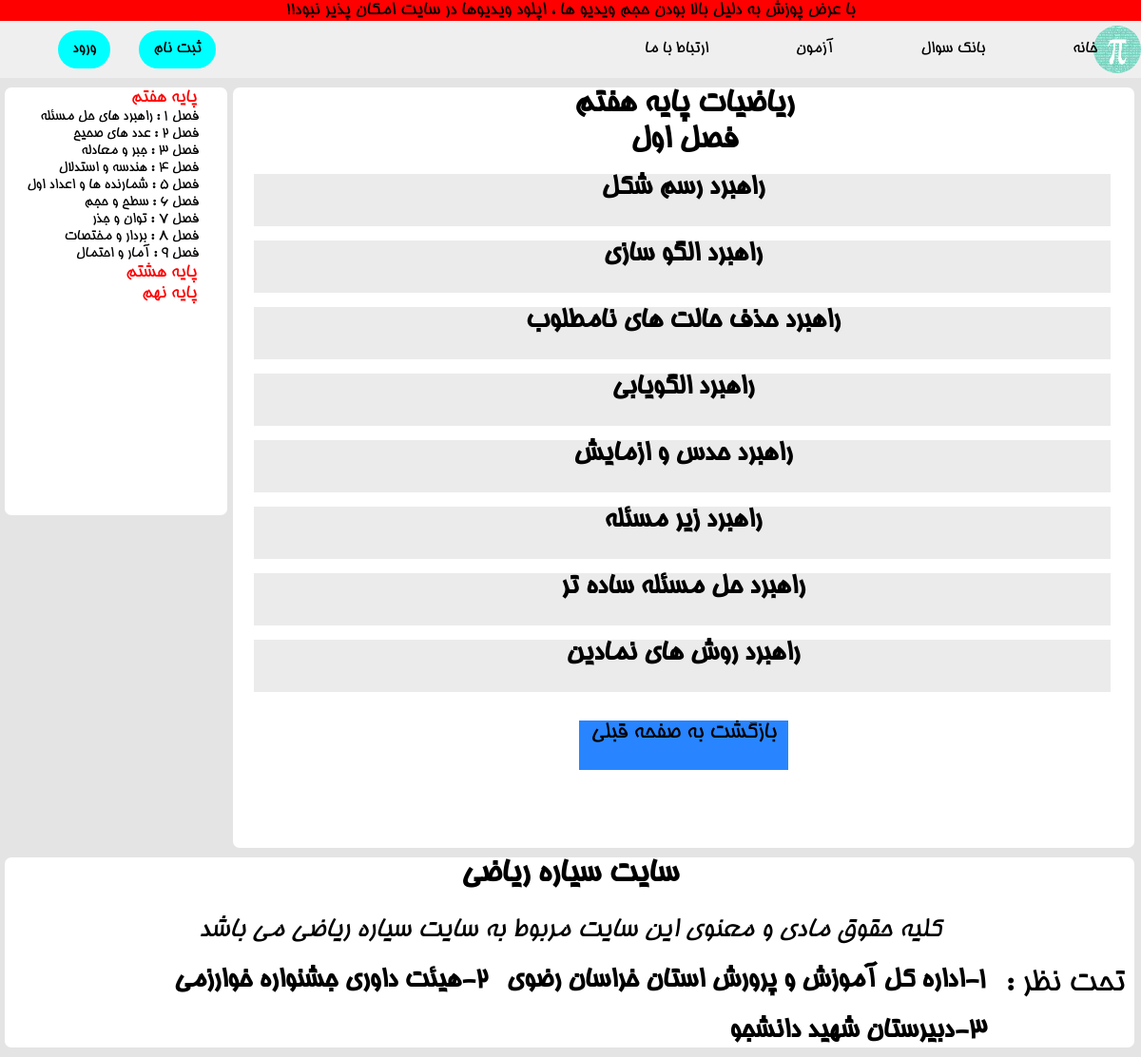
Screenshot of /paye7/season1/ with the database file from the repository.
### project/models.py (models this page shows, shortened)
class Lessons(models.Model):
    STATUS_CHOICES = (
        ('paye7_season1' , 'paye7_season1'),
        ('paye7_season2' , 'paye7_season2'),
        ('paye7_season3' , 'paye7_season3'),
        ('paye7_season4' , 'paye7_season4'),
        ('paye7_season5' , 'paye7_season5'),
        ('paye7_season6' , 'paye7_season6'),
        ('paye7_season7' , 'paye7_season7'),
        ('paye7_season8' , 'paye7_season8'),
        ('paye7_season9' , 'paye7_season9'),
        ('paye8_season1' , 'paye8_season1'),
        ('paye8_season2' , 'paye8_season2'),
        ('paye8_season3' , 'paye8_season3'),
        ('paye8_season4' , 'paye8_season4'),
        ('paye8_season5' , 'paye8_season5'),
        ('paye8_season6' , 'paye8_season6'),
        ('paye8_season7' , 'paye8_season7'),
        ('paye8_season8' , 'paye8_season8'),
        ('paye8_season9' , 'paye8_season9'),
        ('paye9_season1' , 'paye9_season1'),
        ('paye9_season2' , 'paye9_season2'),
        ('paye9_season3' , 'paye9_season3'),
        ('paye9_season4' , 'paye9_season4'),
        ('paye9_season5' , 'paye9_season5'),
        ('paye9_season6' , 'paye9_season6'),
        ('paye9_season7' , 'paye9_season7'),
        ('paye9_season8' , 'paye9_season8'),
    )
    title = models.CharField(max_length=100)
    paye = models.CharField(max_length=50)
    lesson = models.CharField(max_length=50)
    video = models.FileField(upload_to='video/%y')
    slug = models.SlugField(max_length=50)
    status = models.CharField(max_length=50 , choices=STATUS_CHOICES)

### project/views.py (the view)
# urls.py: path('paye7/season1/' , views.Paye7_season1 , name='paye7_season1'),
def Paye7_season1(request):
    lessons = Lessons.objects.filter(status='paye7_season1')
    return render(request , "Seasons/Paye7/season1.html" , {'lesson' : lessons})

### project/templates/Seasons/Paye7/season1.html (shortened to what this page needs)
{% load static %}
<!DOCTYPE html>
<html lang="en" dir="rtl">
<head>
</head>
<body>
{% include 'includes/header.html' %}
{% include 'includes/navbars/paye7.html' %}
        <article>
            <h1 class="h1">ریاضیات پایه هفتم<br>فصل اول</h1>
            {% for lessons in lesson %}
            <a href="{% url 'urls:lessons' lessons.slug %}">
                <div class="div-lesson">
                    <h2>{{lessons.lesson}}</h2>
                </div>
            </a>
            {% endfor %}
    <a href="{% url 'urls:paye7' %}">
        <div class="div-back">بازگشت به صفحه قبلی</div>
     </a>
        </article>
{% include 'includes/footer.html' %}
</body>
</html>

### project/templates/includes/Fonts-html/BHoma.html (shortened to what this page needs)
{% load static %}

### project/templates/includes/header.html (shortened to what this page needs)
{% load static %}
<head>
    <link rel="stylesheet" href="{% static 'fontawesomefree/css/all.min.css' %}" type="text/css">
    <link rel="stylesheet" href="{% static 'style/style.css' %}">
</head>
<p style="background-color:red; text-align: center; font-size: 20px;">با عرض پوزش به دلیل بالا بودن حجم ویدیو ها ، اپلود ویدیوها در سایت امکان پذیر نبود!!</p>
<header>
    <nav>
        <div class="navbar-brand">
            <img src="{% static 'img/index-img/images.jpg' %}" alt="brand">
        </div>
        <ul class="navbar-ul">
            <li class="li-item"><a href="{% url 'urls:index' %}">خانه</a></li>
            <li class="li-item"><a href="{% url 'urls:addafter' %}">بانک سوال</a>
            </li>
            <li class="li-item"><a href="{% url 'urls:addafter' %}">آزمون</a>
            </li>
            <li class="li-item"><a href="{% url 'urls:addafter' %}">ارتباط با ما</a></li>
            <div class="login-btn">
                {% if request.user.is_authenticated %}
                <a href="{% url 'urls:logout' %}" class="register">خروج</a>
                {% else %}
                <a href="{% url 'urls:signin' %}" class="login">ورود</a>
                <a href="{% url 'urls:signup' %}" class="register">ثبت نام</a>
                {% endif %}
            </div>
        </ul>
    </nav>
</header>

### project/templates/includes/navbars/paye7.html (shortened to what this page needs)
{% load static %}
<head>
    <link rel="stylesheet" href="{% static 'style/Seasons/style7.css' %}">
    <link rel="stylesheet" href="{% static 'style/Lessons/Paye7/Lessons.css' %}">
</head>
<aside>
    <div>
<ul>
    <li style="margin-right: 2px;font-size: 20px; color: red;">پایه هفتم</li>
    <ol>
        <a href="{% url 'urls:paye7_season1' %}"><li>فصل  1 : راهبرد های حل مسئله</li></a>
        <a href="{% url 'urls:paye7_season2' %}"><li>فصل 2 : عدد های صحیح</li></a>
        <a href="{% url 'urls:paye7_season3' %}"><li>فصل 3 : جبر و معادله</li></a>
       <a href="{% url 'urls:paye7_season4' %}"> <li>فصل 4 : هندسه و استدلال</li></a>
        <a href="{% url 'urls:paye7_season5' %}"><li>فصل 5 : شمارنده ها و اعداد اول</li></a>
        <a href="{% url 'urls:paye7_season6' %}"><li>فصل 6 : سطح و حجم</li></a>
     <a href="{% url 'urls:paye7_season7' %}"><li>فصل 7 : توان و جذر</li></a>
        <a href="{% url 'urls:paye7_season8' %}"><li>فصل 8 : بردار و مختصات</li></a>
        <a href="{% url 'urls:paye7_season9' %}"><li>فصل 9 : آمار و احتمال</li></a>
    </ol>
    <li style="margin-right: 2px; font-size: 20px; color: red;"><a href="{% url 'urls:paye8' %}" style="color: red;">پایه هشتم</a></li>
    <li style="margin-right: 2px; font-size: 20px; color: red;"><a href="{% url 'urls:paye9' %}" style="color: red;">پایه نهم</a></li>
</ul>
</div>
            </aside>

### project/templates/includes/footer.html
<footer>
    <h2 class="h2-foot">سایت سیاره ریاضی</h2>
   <i><p id="p-foot">کلیه حقوق مادی و معنوی این سایت مربوط به سایت سیاره ریاضی می باشد</p></i>
   <p id="text-foot">تحت نظر :</p>
   <b><p class="p-footer">1-اداره کل آموزش و پرورش استان خراسان رضوی</p></b>
   <b><p class="p-footer">2-هیئت داوری جشنواره خوارزمی</p></b>
   <b><p class="p-footer">3-دبیرستان شهید دانشجو</p></b>
</footer>

### project/static/style/style.css (style rules this page uses)
* { margin: 0; padding: 0; box-sizing: border-box; text-decoration: none; list-style: none; }
header { width: 100%; height: 60px; background-color: #efefef; }
header nav { height: 60px; }
header nav ul.navbar-ul { display: flex; height: 60px; justify-content: space-around; align-items: center; }
header a { font-size: 18px; }
nav ul li { position: relative; }
.navbar-brand { width: 20%; position: absolute; height: 60px; display: flex; align-items: center; }
.navbar-brand img { width: 50px; height: 50px; border-radius: 50%; }
.login-btn { width: 45%; display: flex; flex-direction: row-reverse; }
.login-btn a { padding: 10px 15px; margin: 0 15px; background-color: aqua; border-radius: 25px; }
html a { color: black; }
article { height: 650px; width: 99%; background-color: white; margin-right: 7px; margin-top: 10px; margin-bottom: 10px; border-radius: 7px; }
footer { width: 99%; height: 200px; border-radius: 7px; margin-left: 3px; margin-right: 7px; margin-top: 10px; margin-bottom: 10px; background-color: #fff; }
h2 { text-align: center; }
#p-foot { text-align: center; font-size: 30px; margin-top: 7px; }
#text-foot { text-align: right; font-size: 35px; margin-top: 20px; margin-right: 10px; float: right; }
.p-footer { text-align: center; margin-right: 20px; margin-top: 20px; font-size: 30px; float: right; }
aside div { margin-right: 10px; }
aside ul ol a { transition: all 0.5s; }

### project/static/style/Seasons/style7.css (style rules this page uses)
body { background-color:rgb(228, 228, 228); }
* { margin: 0; padding: 0; box-sizing: border-box; text-decoration: none; list-style: none; }
header { width: 100%; height: 60px; background-color: #efefef; }
header nav { height: 60px; }
header nav ul.navbar-ul { display: flex; height: 60px; justify-content: space-around; align-items: center; }
header a { font-size: 18px; }
nav ul li { position: relative; }
.navbar-brand { width: 20%; position: absolute; height: 60px; display: flex; align-items: center; }
.navbar-brand img { width: 50px; height: 50px; border-radius: 50%; }
.login-btn { width: 45%; display: flex; flex-direction: row-reverse; }
.login-btn a { padding: 10px 15px; margin: 0 15px; background-color: aqua; border-radius: 25px; }
html a { color: black; }
article { height: 800px; width: 79%; background-color: white; margin-right: 7px; margin-top: 10px; margin-bottom: 10px; border-radius: 7px; }
aside { width: 19.5%; height: 450px; background-color: white; float: left; margin-left: 5px; margin-top: 10px; margin-bottom: 10px; border-radius: 7px; }
footer { width: 99%; height: 200px; border-radius: 7px; margin-left: 3px; margin-right: 7px; margin-top: 10px; margin-bottom: 10px; background-color: #fff; }
h1 { text-align: center; font-size: 35px; }
.div-lesson { width: 95%; height: 55px; background-color: #ebebeb; margin-right: 25px; margin-top: 15px; transition: all 0.5s; }
h2 { text-align: center; font-size: 30px; width: 100%; height: 55px; transition: all 0.5a; }
.div-back { background-color: rgb(40, 133, 255); margin-left: auto; margin-right:auto; margin-top: 30px; width: 220px; height: 52px; text-align: center; font-size: 25px; transition: all 0.6s; }
aside div { padding-right: 20px; }
aside ul ol a { transition: all 0.5s; }
#p-foot { text-align: center; font-size: 30px; margin-top: 7px; }
#text-foot { text-align: right; font-size: 35px; margin-top: 20px; margin-right: 10px; float: right; }
.p-footer { text-align: center; margin-right: 20px; margin-top: 20px; font-size: 30px; float: right; }
.h2-foot { text-align: center; font-size: 35px; }

### rows the page displays
Lessons: lesson "راهبرد رسم شکل"
Lessons: lesson "راهبرد الگو سازی"
Lessons: lesson "راهبرد حذف حالت های نامطلوب"
Lessons: lesson "راهبرد الگویابی"
Lessons: lesson "راهبرد حدس و ازمایش"
Lessons: lesson "راهبرد زیر مسئله"
Lessons: lesson "راهبرد حل مسئله ساده تر"
Lessons: lesson "راهبرد روش های نمادین"
